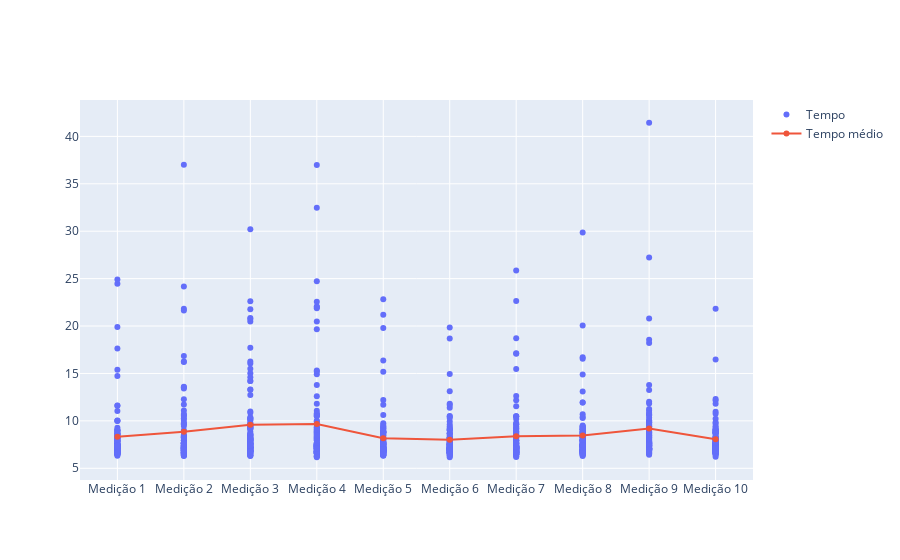

The code cell stored with this chart in its notebook:
### Code cell
import plotly.graph_objects as go

fig = go.Figure()

fig.add_trace(go.Scatter(x = x_values, y = y_values,
                    mode='markers',
                    name='Tempo'))
fig.add_trace(go.Scatter(x = X_values, y = Y_values,
                    mode='lines+markers',
                    name='Tempo médio'))
fig.show()

### Figure 1 — Plotly figure (JSON) as saved in the notebook; plotly's stock layout.template omitted (floating-point values rounded to 4 significant figures; data arrays with more than 128 entries replaced by an {"elided": "..."} marker saying what was removed)
{"data": [{"mode": "markers", "name": "Tempo", "type": "scatter", "x": {"elided": "1000 str values"}, "y": {"elided": "1000 float values"}}, {"mode": "lines+markers", "name": "Tempo médio", "type": "scatter", "x": ["Medição 1", "Medição 2", "Medição 3", "Medição 4", "Medição 5", "Medição 6", "Medição 7", "Medição 8", "Medição 9", "Medição 10", "Medição 11"], "y": [8.325, 8.856, 9.586, 9.673, 8.167, 8.011, 8.386, 8.451, 9.192, 8.053]}], "layout": {}}
